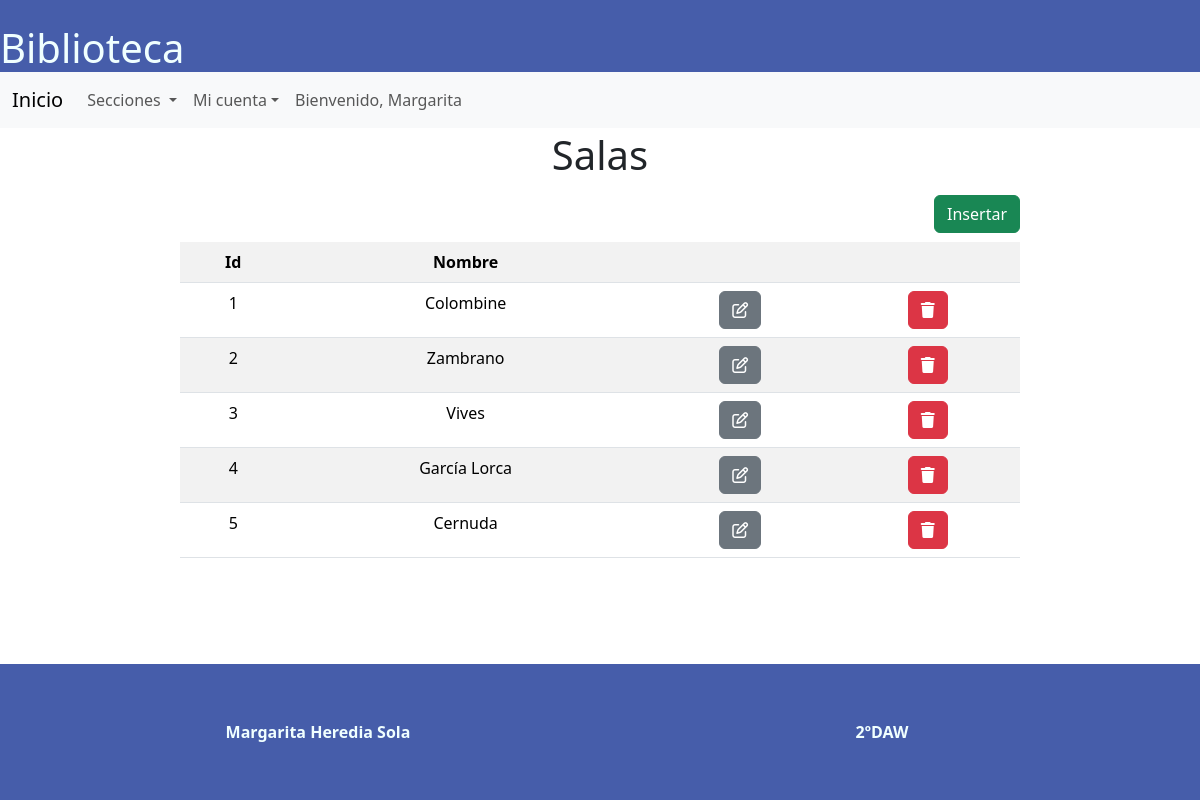
Screenshot of /old/salas/salas.php (signed in) with the database file from the repository.
### tables this page shows
CREATE TABLE `sala` (
  `id` int(10) UNSIGNED NOT NULL,
  `nombre` varchar(100) NOT NULL
);

### old/salas/salas.php (the view, shortened to what this page needs)
<?php
$server = "localhost:3308";
$user = "root";
$pass = "";
$base = "biblioteca";
$dwes = mysqli_connect($server, $user, $pass, $base);
$sql= "SELECT * FROM sala";
$resultado = $dwes -> query($sql);
?>
<!DOCTYPE html>
<html lang="en">
<head>
    <link rel="stylesheet" type="text/css" href="../../estilos/estilos.css"/>
    <link href="https://cdn.jsdelivr.net/npm/bootstrap@5.3.3/dist/css/bootstrap.min.css" rel="stylesheet">
</head>
<body>
    <header>
        <h1>Biblioteca</h1>
    </header>
    <main>
        <?php include("../../navbar.php");?>
        <h1 class="titulo">Salas</h1>
        <div class="tabla" >
            <div>
              <a href="formularioSalas.php" class="btn btn-success botonInsertar">Insertar</a>
            </div>
            <table class="tSalas table table-striped table-hover">
                <th>Id</th>
                <th>Nombre</th>
                <th></th>
                <th></th>
                <?php
                    $res = $resultado -> fetch_All(MYSQLI_BOTH);
                    foreach($res as $row)
                        {
                        echo '<tr>';
                            echo "<td>". $row['id']. "</td>";
                            echo "<td>". $row['nombre']. "</td>";
                            echo "<td><a href='formularioSalas.php?id={$row['id']}' class='btn btn-secondary'><i class='fa-regular fa-pen-to-square'></i></a></td>";
                            echo "<td><a href='eliminarSalas.php?id={$row['id']}' class='btn btn-danger'><i class='fa-solid fa-trash'></i></a></td>";
                        echo '</tr>';
                        }
                        echo '</table>';
                ?>
        </div>
    </main>
    <?php include("../../footer.php");?>
</body>
</html>

### estilos/estilos.css (style rules this page uses)
* { margin:0; }
body { display: flex; flex-direction: column; min-height: 100vh; }
main { flex: 1 1 80%; text-align: justify; }
header { background-color: rgb(70, 93, 170); color:azure; }
header h1 { margin: 0; }
h1 { font-size: 30pt; }
.titulo { text-align: center; margin-top: 3px; }
.tabla { max-width:70%; margin-left: auto; margin-right: auto; }
table th, table td { text-align: center; }
.botonInsertar { float: right; margin-top: 1%; margin-bottom: 1%; }

### rows the page displays
sala: id "1", nombre "Colombine"
sala: id "2", nombre "Zambrano"
sala: id "3", nombre "Vives"
sala: id "4", nombre "García Lorca"
sala: id "5", nombre "Cernuda"

### other values shown
$_SESSION['usuario']['nombre'] "Margarita"
